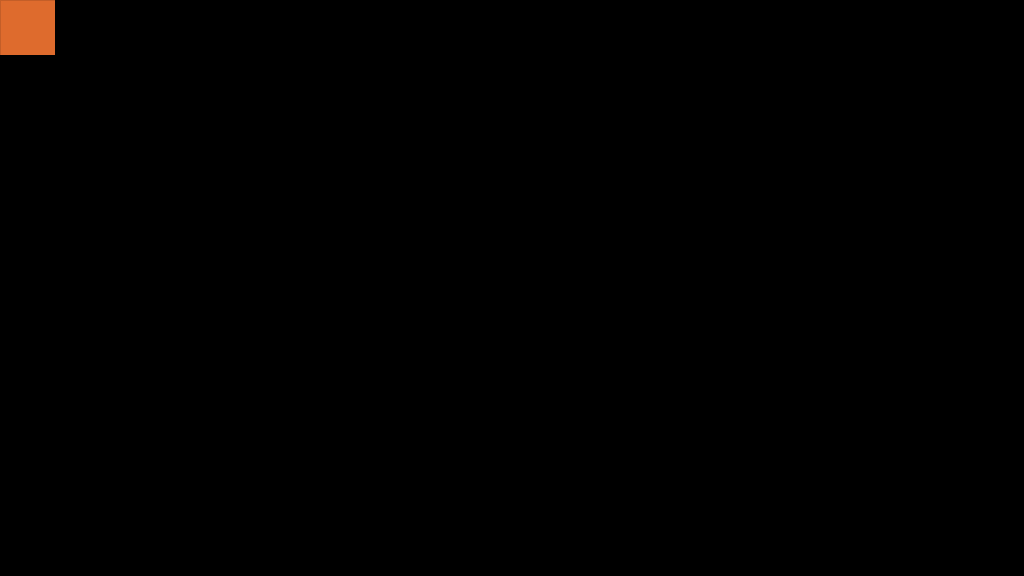
Frame 1 (no input)
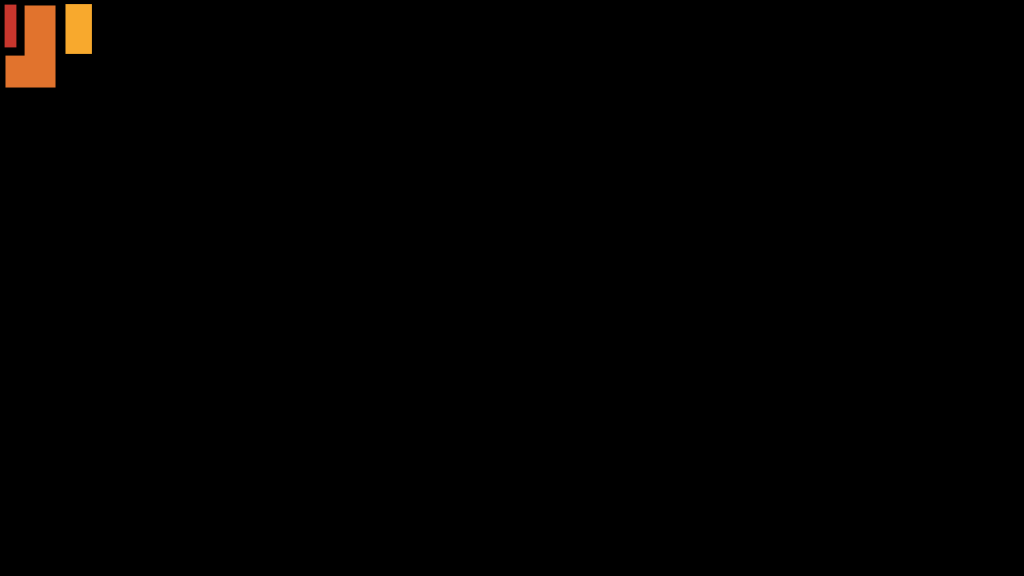
Frame 60 (the mouse pressed at the canvas centre just before this capture)
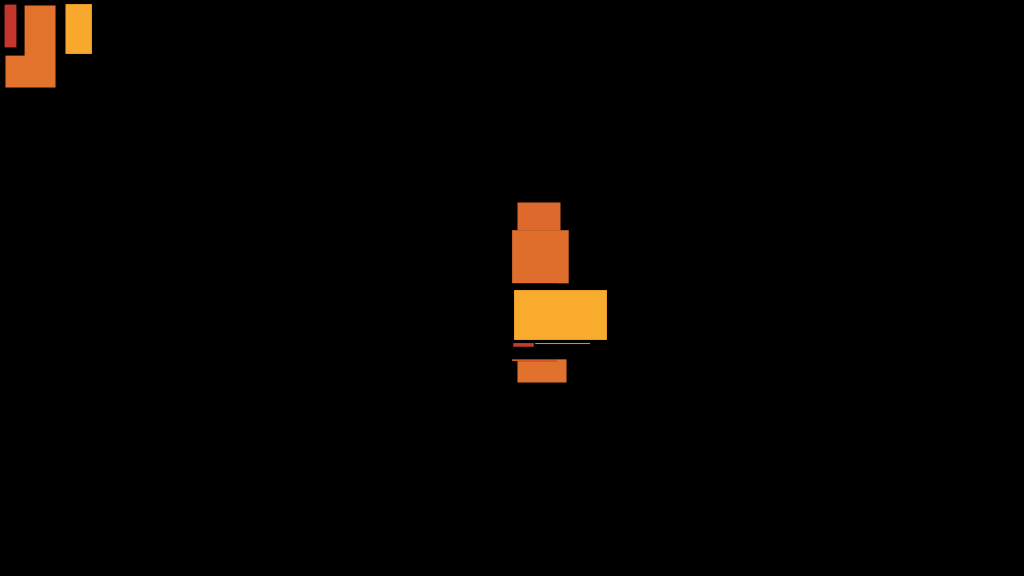
Frame 120 (the mouse held since frame 60 and released just before this capture)

The Processing sketch that drew these frames (run headless with seeded random() and noise(); from frame 60 on, the mouse is pressed at the canvas centre):

// Processing sketch: processing_99498
// ── processing_99498.pde

int colora = 0;
int colorb = 0;
float tamanoa = 0;
float tamanob = 0;
float strokevaria = 0;
float fillvaria = 0;
float fillvaria2 = 0;

void setup () {
  size(1024, 576);
  background (0);
}

void draw () {
  fill (map (fillvaria, -1, 1, 193, 251), map (fillvaria, -1, 1, 39, 176), 45);
  stroke (0);
  strokeWeight (strokevaria);
  //rect (mouseX, mouseY, mouseY, mouseX);
  rect (mouseX, mouseY, map (fillvaria, -1, 1, 10, 100), map (fillvaria2, -1, 1, 10, 100));
  //rect (mouseX, mouseY, map (fillvaria, -1, 1, 10, 100), map (fillvaria2, -1, 1, 10, 100));
  tamanoa = tamanoa + 1;
  strokevaria = sin (tamanoa)*5+5;
  colora = colora + 1;
  fillvaria = cos (colora);
  fillvaria2 = tan (colora)/10;
  noCursor (); 
  
  //map (fillvaria2, -10, 10, 10, 100)
  //println (tamanoa);
  //println (strokevaria);
  println (fillvaria2);
  
  
  }
